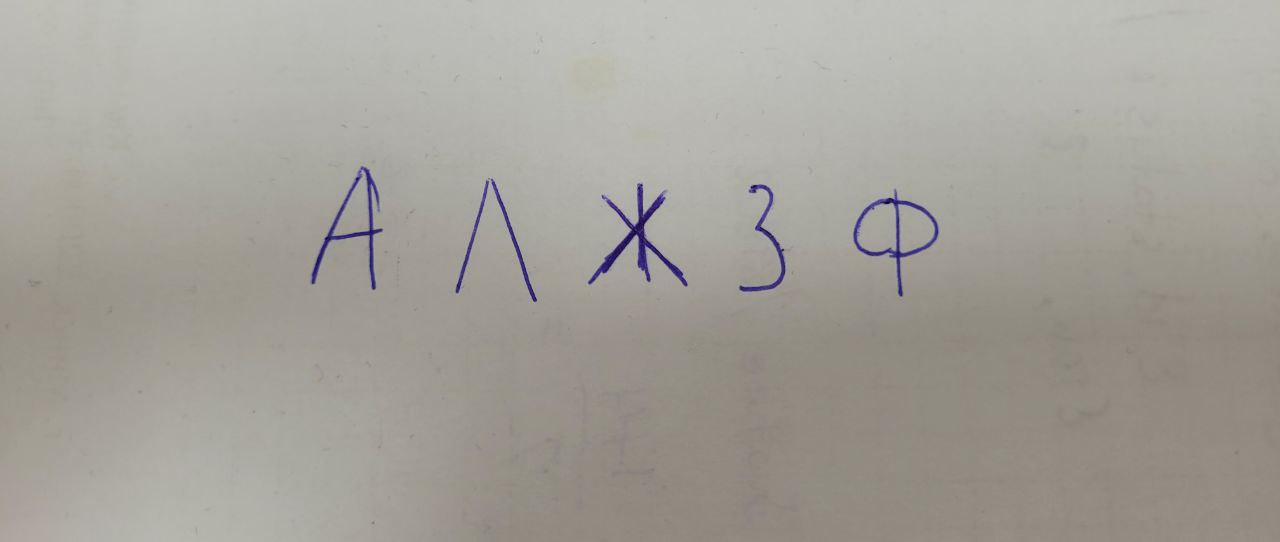
#> input picture app/my_test_image.jpg, 1280 x 542 px
$ python -i segmentation.py   (imports and definitions only)
#> lines starting #> are read from the running program, lines starting #| are printed output that depends on the picture; after the words box and inside, x2 and y2 are one past the last pixel; in counts of white or black regions, pixels touching at a corner belong together
#> further down, picture is the input picture: shape (542, 1280, 3); mean B, G, R 153.7, 161, 164
import cv2
import numpy as np

from letter_recognizer.config import IMAGE_SIZE, DEBUG_PATH


# параметры для адаптивного threshold
ADAPTIVE_BLOCK_SIZE = 31
ADAPTIVE_C = 10

# минимальная площадь компоненты (фильтрация шума)
MIN_COMPONENT_AREA = 200

# пороги объединения близких компонент
MERGE_X_THRESHOLD = 50
MERGE_Y_THRESHOLD = 100

# отступ вокруг буквы при нормализации
DEFAULT_MARGIN_RATIO = 0.1


# [32 lines that did not run here, left out]


def _load_image(image_path: str) -> np.ndarray:
    """Загружает изображение."""
    image = cv2.imread(image_path)
    if image is None:
        raise ValueError(f"Не удалось загрузить изображение: {image_path}")
    return image


def _preprocess_image(image: np.ndarray, debug: bool = False) -> np.ndarray:
    """Подготовка изображения: grayscale → blur → threshold → morphology."""
#> called with debug = False

    # перевод в grayscale
    gray = cv2.cvtColor(image, cv2.COLOR_BGR2GRAY)

    # небольшое сглаживание
    gray = cv2.GaussianBlur(gray, (3, 3), 0)

    # адаптивная бинаризация
    binary = cv2.adaptiveThreshold(
        gray,
        255,
        cv2.ADAPTIVE_THRESH_GAUSSIAN_C,
        cv2.THRESH_BINARY_INV,
        ADAPTIVE_BLOCK_SIZE,
        ADAPTIVE_C,
    )
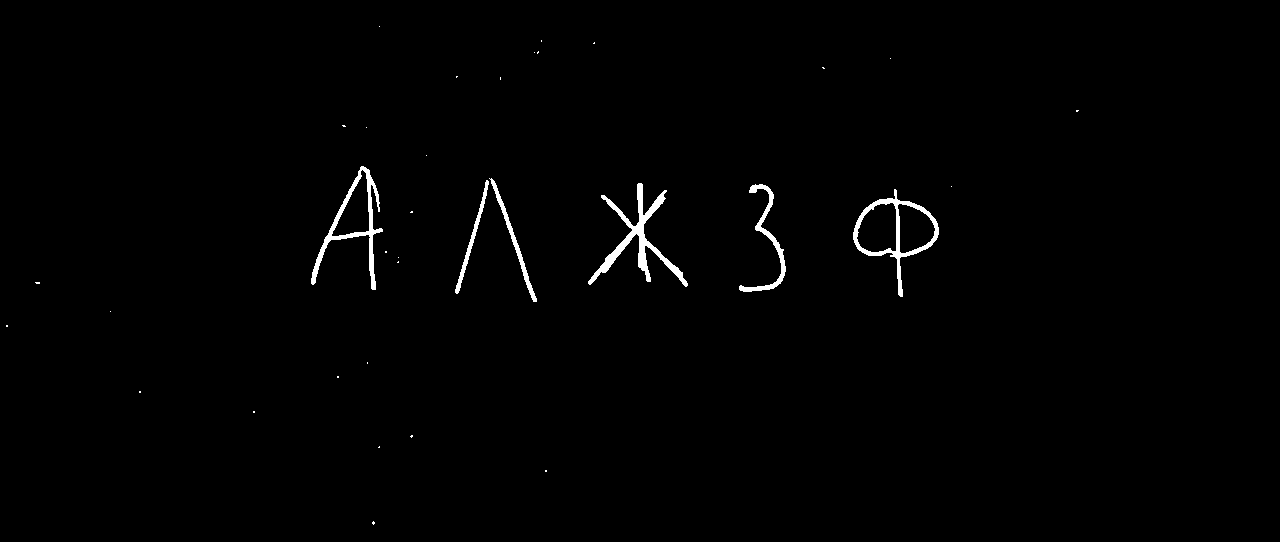
#> binary: shape (542, 1280); 0.94% white; 35 white regions (29 under 20 px), largest, box (x1, y1, x2, y2) and area: (588, 183, 688, 287) 1832, (311, 166, 383, 290) 1409, (853, 189, 939, 297) 1353, (739, 184, 786, 292) 810, (489, 178, 537, 302) 563, (455, 180, 489, 294) 463

    # морфологические операции для очистки изображения
    binary = cv2.morphologyEx(binary, cv2.MORPH_OPEN, np.ones((2, 2), np.uint8))
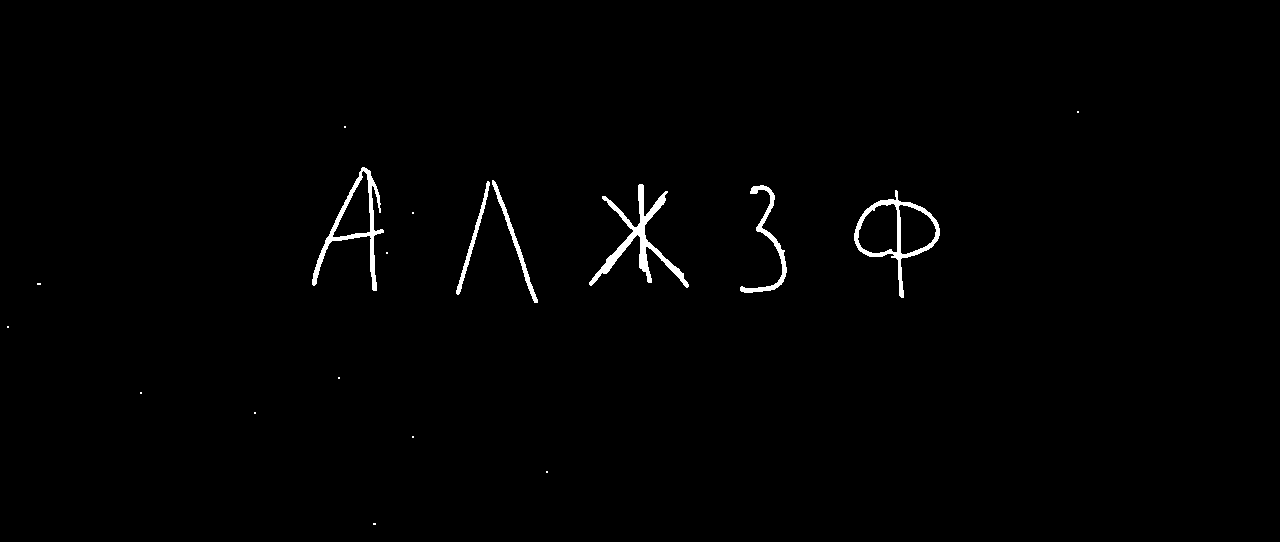
#> binary: shape (542, 1280); 0.93% white; 18 white regions (12 under 20 px), largest, box (x1, y1, x2, y2) and area: (589, 184, 689, 288) 1831, (312, 167, 384, 291) 1409, (854, 190, 940, 298) 1352, (740, 185, 787, 293) 809, (492, 180, 538, 303) 560, (456, 181, 490, 295) 463
    binary = cv2.morphologyEx(
        binary, cv2.MORPH_CLOSE, cv2.getStructuringElement(cv2.MORPH_RECT, (3, 3))
    )
#> binary: shape (542, 1280); 0.94% white; 17 white regions (12 under 20 px), largest, box (x1, y1, x2, y2) and area: (589, 184, 689, 288) 1841, (312, 167, 384, 291) 1422, (854, 190, 940, 298) 1364, (456, 180, 538, 303) 1029, (740, 185, 787, 293) 811
    binary = cv2.morphologyEx(
        binary, cv2.MORPH_CLOSE, cv2.getStructuringElement(cv2.MORPH_RECT, (1, 5))
    )
#> binary: shape (542, 1280); 0.94% white; 17 white regions (12 under 20 px), largest, box (x1, y1, x2, y2) and area: (589, 184, 689, 288) 1848, (312, 167, 384, 291) 1429, (854, 190, 940, 298) 1371, (456, 180, 538, 303) 1029, (740, 185, 787, 293) 815

    # расширение символов
    binary = cv2.dilate(binary, np.ones((2, 2), np.uint8), iterations=1)
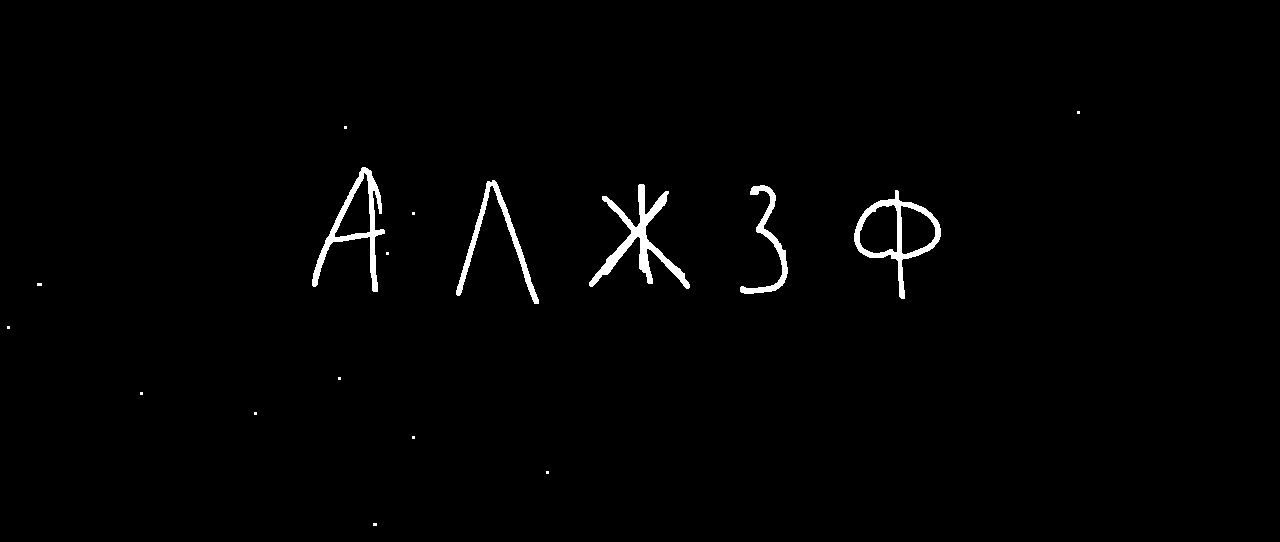
#> binary: shape (542, 1280); 1.2% white; 17 white regions (12 under 20 px), largest, box (x1, y1, x2, y2) and area: (589, 184, 690, 289) 2253, (312, 167, 385, 292) 1812, (854, 190, 941, 299) 1745, (456, 180, 539, 304) 1346, (740, 185, 788, 294) 1035

    binary = cv2.morphologyEx(
        binary, cv2.MORPH_CLOSE, cv2.getStructuringElement(cv2.MORPH_RECT, (5, 1))
    )
#> binary: shape (542, 1280); 1.2% white; 17 white regions (12 under 20 px), largest, box (x1, y1, x2, y2) and area: (589, 184, 690, 289) 2280, (312, 167, 385, 292) 1908, (854, 190, 941, 299) 1771, (456, 180, 539, 304) 1365, (740, 185, 788, 294) 1035

    binary = cv2.dilate(binary, np.ones((3, 3), np.uint8), iterations=1)
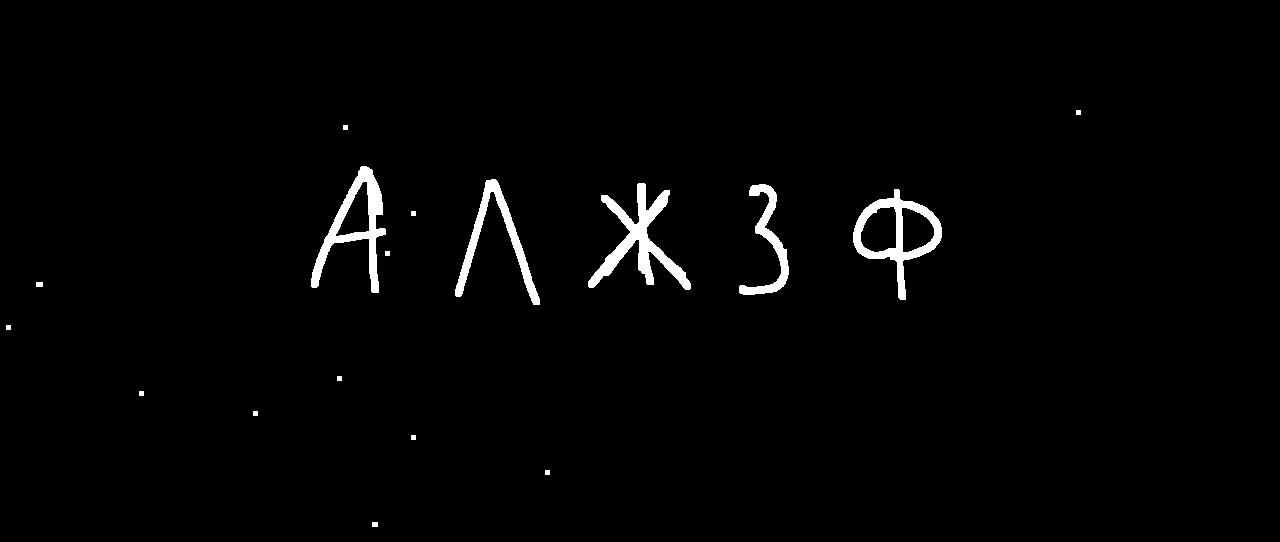
#> binary: shape (542, 1280); 1.7% white; 17 white regions, largest, box (x1, y1, x2, y2) and area: (588, 183, 691, 290) 3078, (311, 166, 386, 293) 2611, (853, 189, 942, 300) 2497

    # сохранение бинарного изображения для отладки
    if debug:
        cv2.imwrite(f"{DEBUG_PATH}/debug_binary.png", binary)

    return binary


# [109 lines left out: functions _extract_components, _normalize_letters, _normalize_letter, merge_close_components, not called in this run]

>>> import cv2
>>> picture = cv2.imread('../my_test_image.jpg')
>>> result = _preprocess_image(picture)

$ run again, on app/test_image.jpg
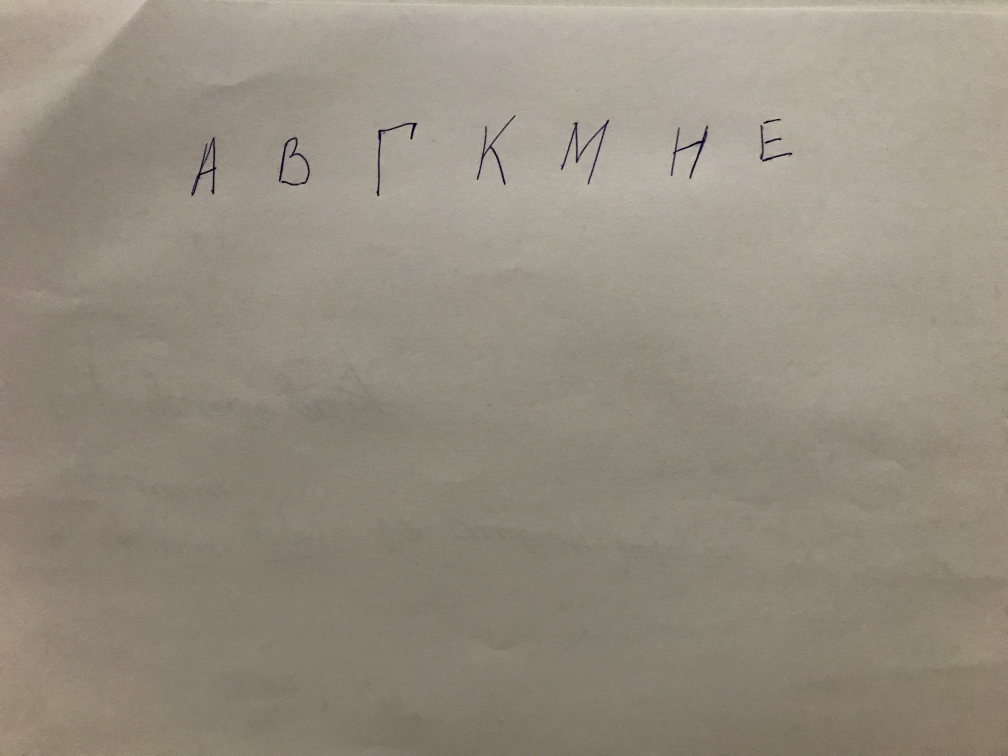
#> input picture app/test_image.jpg, 4032 x 3024 px (shown at 1/4 size)
#> picture is the input picture: shape (3024, 4032, 3); mean B, G, R 128.9, 141.7, 150.2
#> in _preprocess_image, `binary = cv2.adaptiveThreshold( gray, 255, cv2.ADAPTIVE_THRESH_GAUSSIA..`:
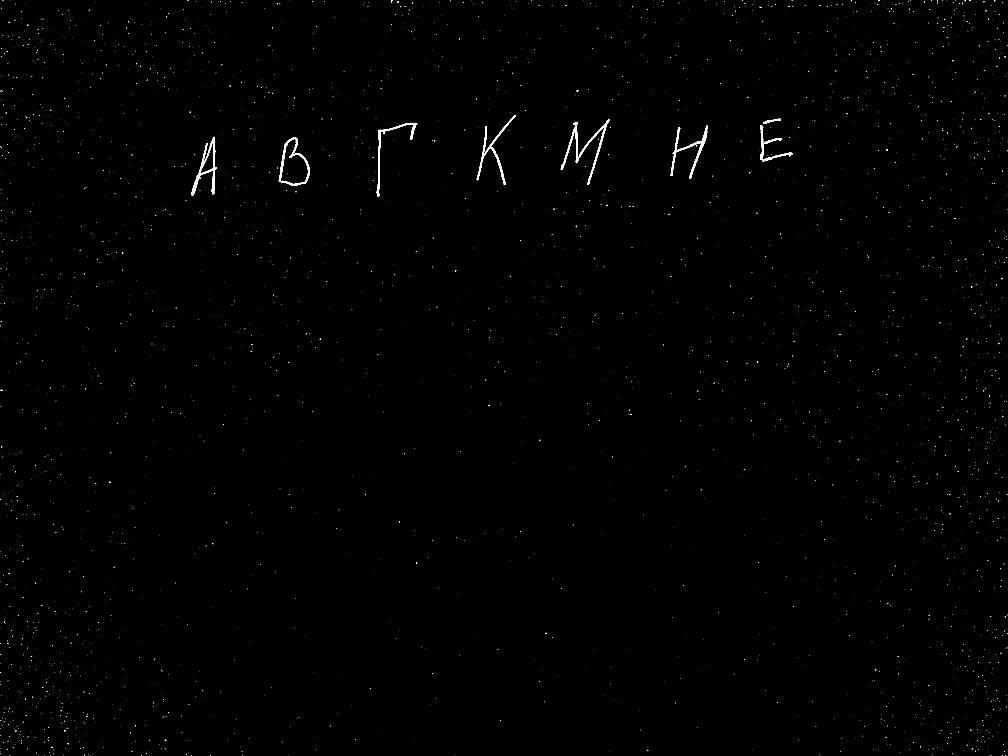
#> binary: shape (3024, 4032) (shown at 1/4 size); 0.28% white; 2818 white regions (2802 under 20 px), largest, box (x1, y1, x2, y2) and area: (2243, 478, 2438, 739) 4961, (765, 547, 866, 784) 4045, (2682, 503, 2832, 716) 3952
#> in _preprocess_image, `binary = cv2.dilate(binary, np.ones((3, 3), np.uint8), iterations=1)`:
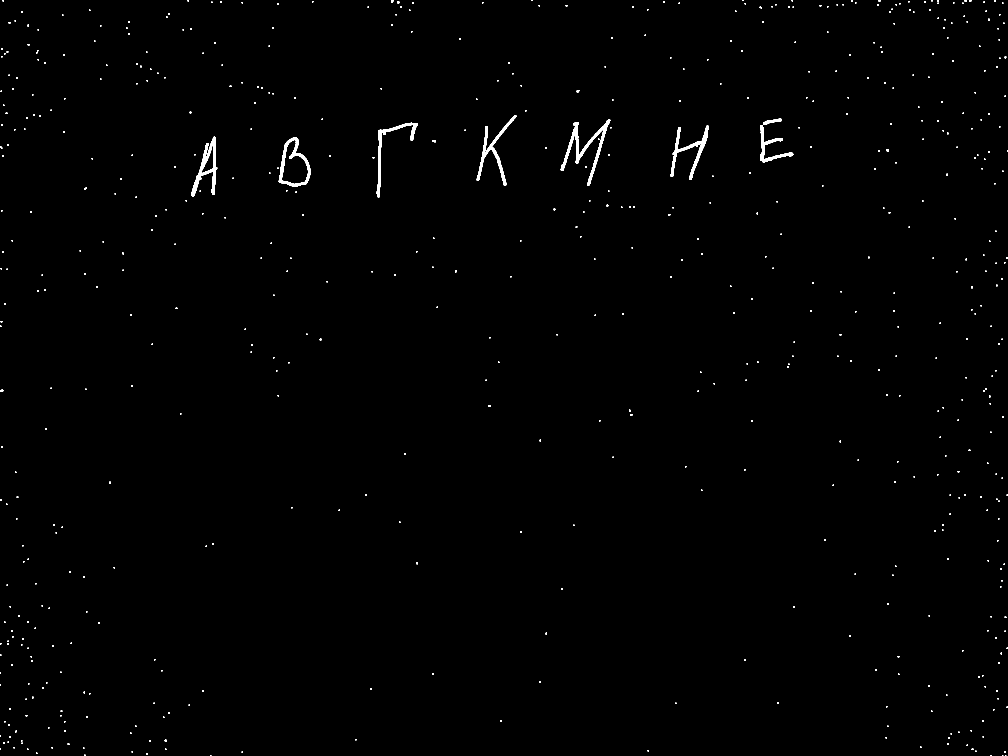
#> binary: shape (3024, 4032) (shown at 1/4 size); 0.48% white; 621 white regions (4 under 20 px), largest, box (x1, y1, x2, y2) and area: (2243, 478, 2441, 742) 7996, (765, 547, 869, 787) 6437, (2682, 503, 2835, 719) 5998
